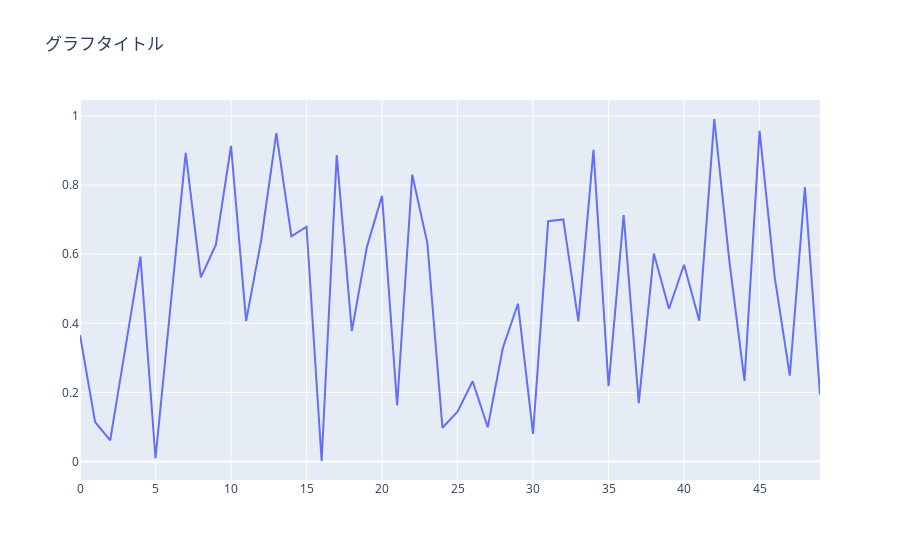

The code cell stored with this chart in its notebook:
### Code cell
figure.update(data=scatter_trace)
figure
